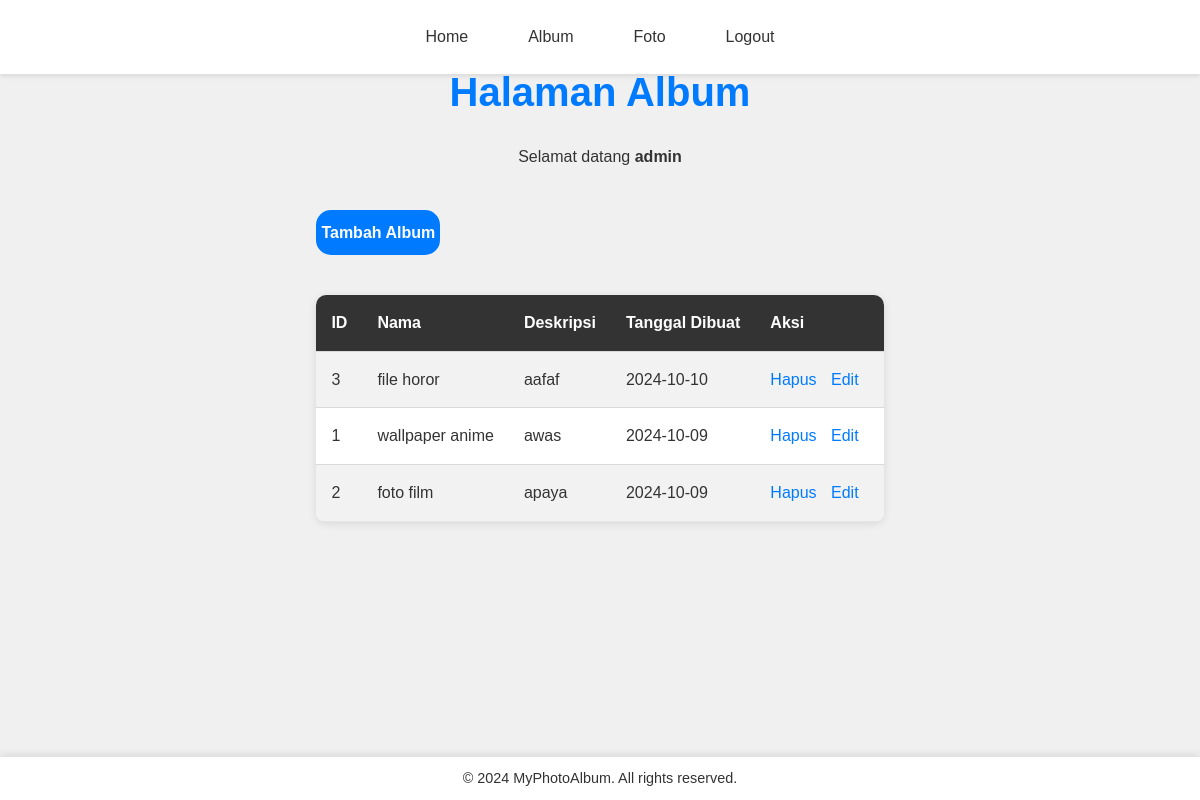
The app's page /album.php (signed in) with its own data.
### tables this page shows
CREATE TABLE `album` (
  `albumid` int(11) NOT NULL,
  `namaalbum` varchar(255) NOT NULL,
  `deskripsi` text NOT NULL,
  `tanggaldibuat` date NOT NULL,
  `userid` int(11) NOT NULL
);

### album.php (the view, shortened to what this page needs)
<?php
include "koneksi.php";
$isAdmin = ($_SESSION['role'] === 'admin');
?>
<!DOCTYPE html>
<html lang="en">
<head>
</head>
<body>
    <nav>
        <div class="nav-container">
            <ul>
                <li><a href="index.php">Home</a></li>
                <li><a href="album.php">Album</a></li>
                <li><a href="foto.php">Foto</a></li>
                <li><a href="logout.php">Logout</a></li>
            </ul>
        </div>
    </nav>
    <h1>Halaman Album</h1>
    <p>Selamat datang <b><?=$_SESSION['namalengkap']?></b></p>
    <div class="container">
        <a href="tambah_album.php" class="add-album-btn">Tambah Album</a>
        <table>
            <tr>
                <th>ID</th>
                <th>Nama</th>
                <th>Deskripsi</th>
                <th>Tanggal Dibuat</th>
                <th>Aksi</th>
            </tr>
            <?php
                if ($isAdmin) {
                    $sql = mysqli_query($conn, "SELECT * FROM album ORDER BY tanggaldibuat DESC");
                } else {
                    $userid = $_SESSION['userid'];
                    $sql = mysqli_query($conn, "SELECT * FROM album WHERE userid='$userid' ORDER BY tanggaldibuat DESC");
                }
                while($data = mysqli_fetch_array($sql)){
            ?>
                    <tr>
                        <td><?=$data['albumid']?></td>
                        <td><?=$data['namaalbum']?></td>
                        <td><?=$data['deskripsi']?></td>
                        <td><?=$data['tanggaldibuat']?></td>
                        <td>
                            <a href="hapus_album.php?albumid=<?=$data['albumid']?>">Hapus</a>
                            <a href="edit_album.php?albumid=<?=$data['albumid']?>">Edit</a>
                        </td>
                    </tr>
            <?php
                }
            ?>
        </table>
    </div>
    <footer>
        &copy; 2024 MyPhotoAlbum. All rights reserved.
    </footer>
</body>
</html>

### album.php (style rules this page uses)
body, h1, p, ul, table, input, form, footer { margin: 0; padding: 0; font-family: Arial, sans-serif; box-sizing: border-box; }
body { background-color: #f0f0f0; color: #333; line-height: 1.6; padding: 20px; display: flex; flex-direction: column; align-items: center; min-height: 100vh; padding-top: 60px; padding-bottom: 60px; }
nav { background-color: #fff; box-shadow: 0 2px 5px rgba(0, 0, 0, 0.1); position: fixed; top: 0; left: 0; width: 100%; z-index: 1000; }
.nav-container { display: flex; justify-content: center; padding: 10px 0; }
ul { list-style-type: none; padding: 0; margin: 0; display: flex; gap: 20px; }
ul li a { text-decoration: none; color: #333; padding: 14px 20px; display: block; transition: background-color 0.3s; }
h1 { font-size: 2.5em; color: #007BFF; margin-bottom: 20px; animation: fadeIn 1.5s ease-in-out; }
table { width: 100%; max-width: 800px; border-collapse: collapse; background-color: #fff; box-shadow: 0px 2px 8px rgba(0, 0, 0, 0.1); margin-top: 20px; border-radius: 10px; overflow: hidden; animation: fadeIn 1.5s ease-in-out; }
table th, table td { padding: 15px; text-align: left; border-bottom: 1px solid rgba(0, 0, 0, 0.1); color: #333; }
table th { background-color: #333; color: white; }
table tr:nth-child(even) { background-color: #f2f2f2; }
table td a { text-decoration: none; color: #007BFF; margin-right: 10px; }
footer { background-color: #fff; color: #333; padding: 10px; width: 100%; text-align: center; box-shadow: 0px -2px 8px rgba(0, 0, 0, 0.1); font-size: 0.9em; position: fixed; bottom: 0; left: 0; z-index: 1000; }
body, h1, p, ul, table, form, footer { animation: fadeIn 1s ease-in-out; }
.add-album-btn { display: inline-block; margin: 20px 0; padding: 10px 5px; background-color: #007BFF; color: white; text-decoration: none; border-radius: 15px; font-weight: bold; transition: background-color 0.3s ease; }
.container { max-width: 800px; margin: 0 auto; padding: 20px; text-align: left; }

### records on screen
album: albumid "3", namaalbum "file horor", deskripsi "aafaf", tanggaldibuat "2024-10-10"
album: albumid "1", namaalbum "wallpaper anime", deskripsi "awas", tanggaldibuat "2024-10-09"
album: albumid "2", namaalbum "foto film", deskripsi "apaya", tanggaldibuat "2024-10-09"

### other values on screen
$_SESSION['namalengkap'] "admin"
